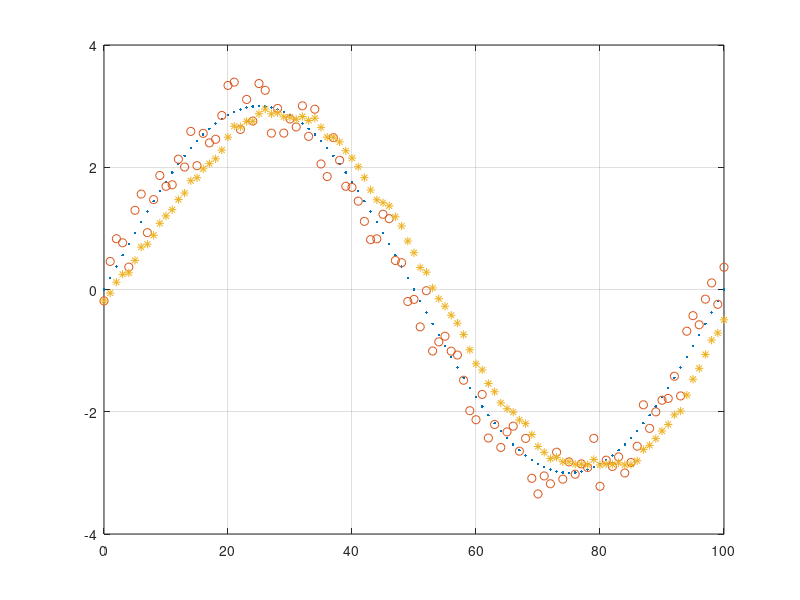
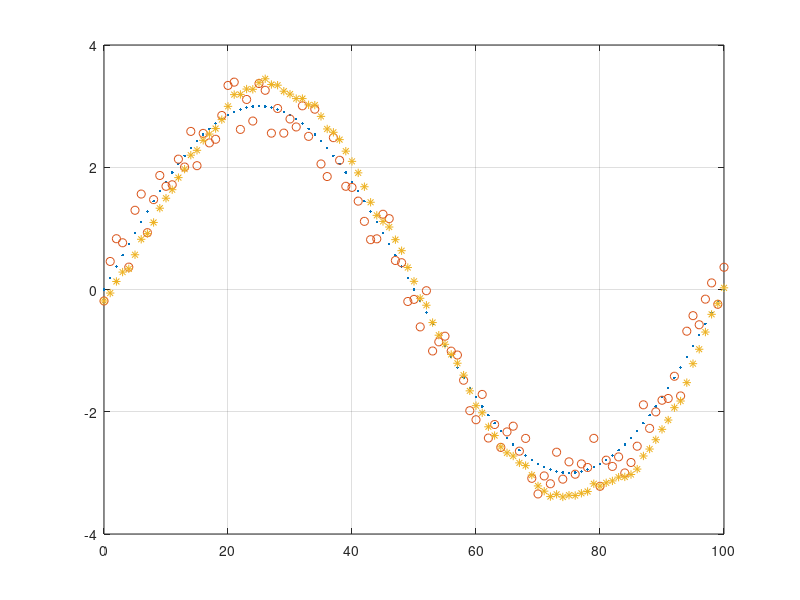

These charts were generated, in order, by the following MATLAB code:
function fixed_gain_filters
    t_max = 100;
    w = 2 * pi / t_max;
    
    t = [0 : 1 : t_max];
    x = 3 * sin(w * t);
    v = (rand(1, length(t)) - 0.5);
    z = x + v;
    
    alpha = 0.2;
    beta = alpha * alpha / (2 - alpha);
    
    x_hat = zeros(1, length(t));
    
    x_hat(1) = z(1);
    for k = 2:length(t)
        x_p = x_hat(k-1);
        x_hat(k) = x_p + alpha * (z(k) - x_p);
    endfor
    
    figure("name", ["Values, alpha = " num2str(alpha)]);
    plot(t, x, ".", t, z, "o", t, x_hat, "*");
    set(gca(), "xgrid", "on", "ygrid", "on");
    
    x_hat = zeros(1, length(t));
    v_hat = zeros(1, length(t));
    
    x_hat(1) = z(1);
    v_hat(1) = 0;
    for k = 2:length(t)
        T = t(k) - t(k-1);
        x_p = x_hat(k-1) + v_hat(k-1) * T;
        v_p = v_hat(k-1);
        delta = z(k) - x_p;
        x_hat(k) = x_p + alpha * delta;
        v_hat(k) = v_p + beta * delta / T;
    endfor
    
    figure("name", ["Values, alpha = " num2str(alpha) ", beta = " num2str(beta)]);
    plot(t, x, ".", t, z, "o", t, x_hat, "*");
    set(gca(), "xgrid", "on", "ygrid", "on");
endfunction